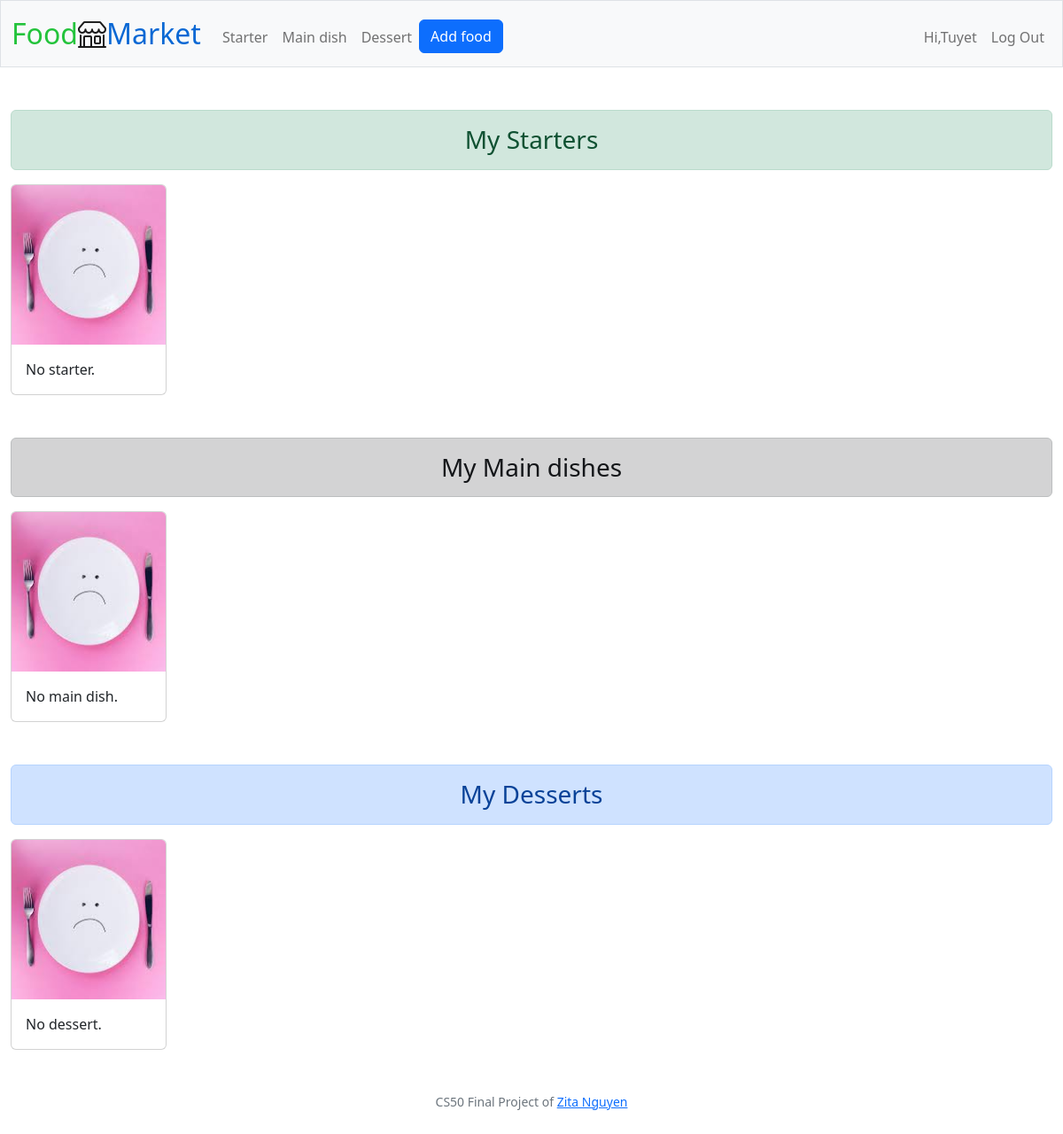
/display (signed in), run on an earlier commit of the app's database.
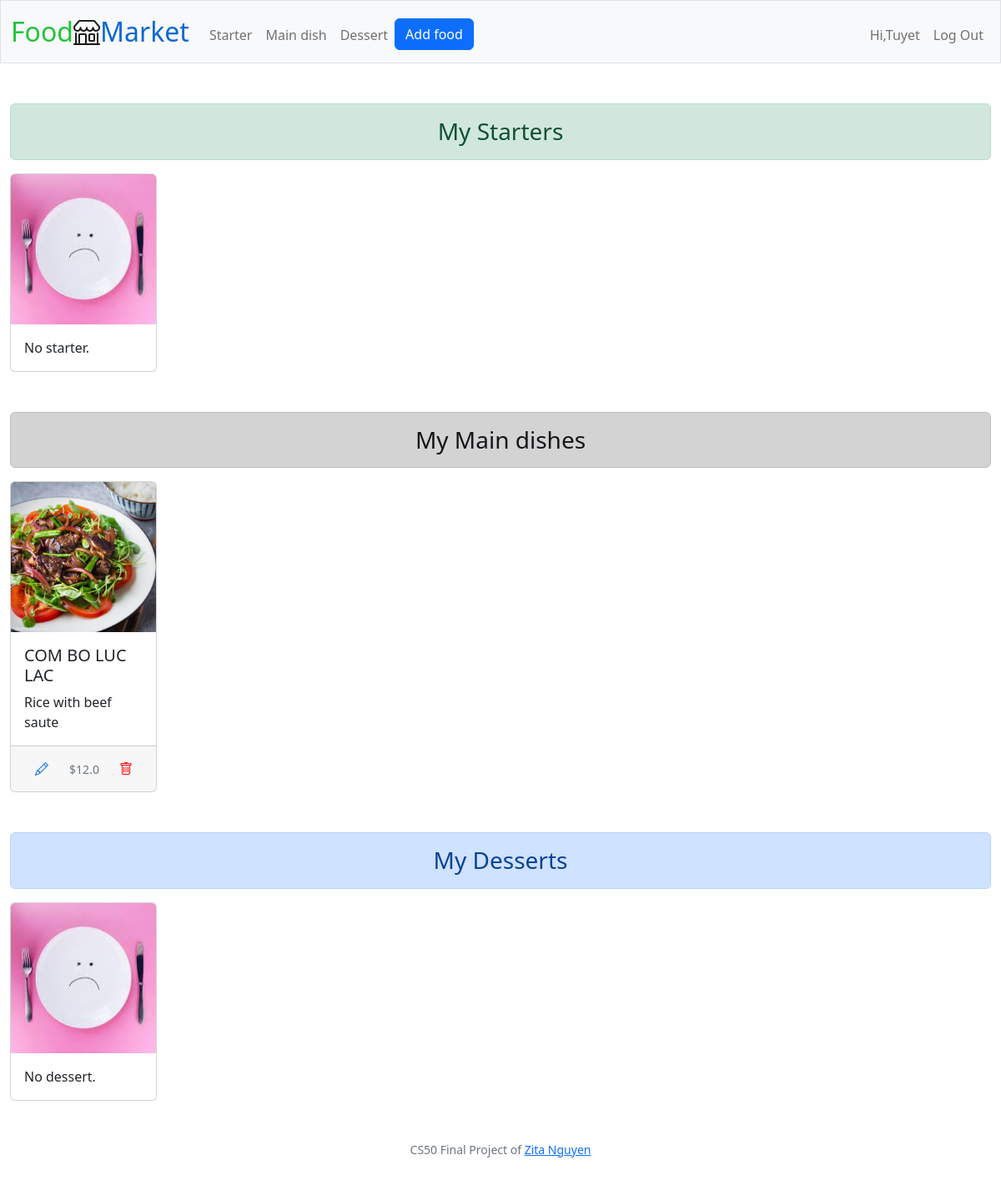
And on a later commit of the database.
### tables this page shows
CREATE TABLE food (
id INTEGER PRIMARY KEY AUTOINCREMENT, 
category TEXT NOT NULL,
name TEXT NOT NULL,
photo BLOB NOT NULL,
description TEXT NOT NULL,
price REAL NOT NULL,
date DATETIME NOT NULL,
user_id INTEGER NOT NULL,
FOREIGN KEY (user_id) REFERENCES users (id)
);

### app.py (the view)
@app.route("/display", methods=["GET"])
@login_required
@role_required
def display():
    return sellers.display_products(session["user_id"])

### app.py (called while the page is built)
@app.after_request
def after_request(response):
    response.headers["Cache-Control"] = "no-cache, no-store, must-revalidate"
    response.headers["Expires"] = 0
    response.headers["Pragma"] = "no-cache"
    return response

### helpers.py (called while the page is built)
def login_required(f):
    @wraps(f)
    def decorated_function(*args, **kwargs):
        if session.get("user_id") is None:
            return redirect("/login")
        return f(*args, **kwargs)
    return decorated_function

def role_required(f):
    @wraps(f)
    def decorated_function(*args, **kwargs):
        if session.get("user_role") != "seller":
            return redirect("/")
        return f(*args, **kwargs)
    return decorated_function

### queries.py (called while the page is built)
def query_get_seller_products(user_id):
    conn = sqlite3.connect("market.db")
    c = conn.cursor()
    c.execute("SELECT * FROM food WHERE user_id = ?", (user_id,))
    products = c.fetchall()
    return products

### templates/display_products.html (shortened to what this page needs)
{% extends "layout.html" %}
{% block main %}
<div class="alert alert-success text-center h3" role="alert">
  My Starters
</div>
<div class="row row-cols-1 row-cols-lg-6 row-cols-md-3 g-4">
  {% if not starters %}
    <div class="col">
      <div class="card h-100">
        <img class="card-img-top" src="{{url_for('static', filename='photos/no_food.jpeg')}}" alt="No product">
        <div class="card-body">
          <p class="card-text">No starter.</p>
        </div>
      </div>
    </div>
  {% endif %}
</div>
<div class="alert alert-dark text-center h3 mt-5" role="alert">
  My Main dishes
</div>
<div class="row row-cols-1 row-cols-lg-6 row-cols-md-3 g-4">
  {% if not main_dishes %}
    <div class="col">
      <div class="card h-100">
        <img class="card-img-top" src="{{url_for('static', filename='photos/no_food.jpeg')}}" alt="No product">
        <div class="card-body">
          <p class="card-text">No main dish.</p>
        </div>
      </div>
    </div>
  {% else %}
    {% for main_dish in main_dishes %}
      <div class="col">
        <div class="card h-100">
          <img src="{{url_for('static', filename='photos/' + main_dish[3])}}" class="card-img-top" alt="{{ main_dish[2] }}">
          <div class="card-body">
            <h5 class="card-title">{{ main_dish[2] }}</h5>
            <p class="card-text">{{ main_dish[4] }}</p>
          </div>
          <div class="card-footer d-flex justify-content-between align-items-center">
            <form action="/modify/{{ main_dish[0] }}" method="get">
              <button type="submit" class="btn btn-link"><span class="bi bi-pencil"></span></button>
            </form>
            <small class="text-muted">${{ main_dish[5] }}</small>
            <form action="/delete/{{ main_dish[0] }}" method="post">
              <button type="submit" style="color: red; border: none;" class="btn"><span class="bi bi-trash"></span></button>
            </form>
          </div>
        </div>
      </div>
    {% endfor %}
  {% endif %}
</div>
<div class="alert alert-primary text-center h3 mt-5" role="alert">
  My Desserts
</div>
<div class="row row-cols-1 row-cols-lg-6 row-cols-md-3 g-4">
  {% if not desserts %}
    <div class="col">
      <div class="card h-100">
        <img class="card-img-top" src="{{url_for('static', filename='photos/no_food.jpeg')}}" alt="No product">
        <div class="card-body">
          <p class="card-text">No dessert.</p>
        </div>
      </div>
    </div>
  {% endif %}
</div>
{% endblock %}

What changed in the data, as far as the page shows it:
added food: photo (picture), name "COM BO LUC LAC", description "Rice with beef saute", price "12.0"
Also different on the page:
text no longer shown: "No main dish."
